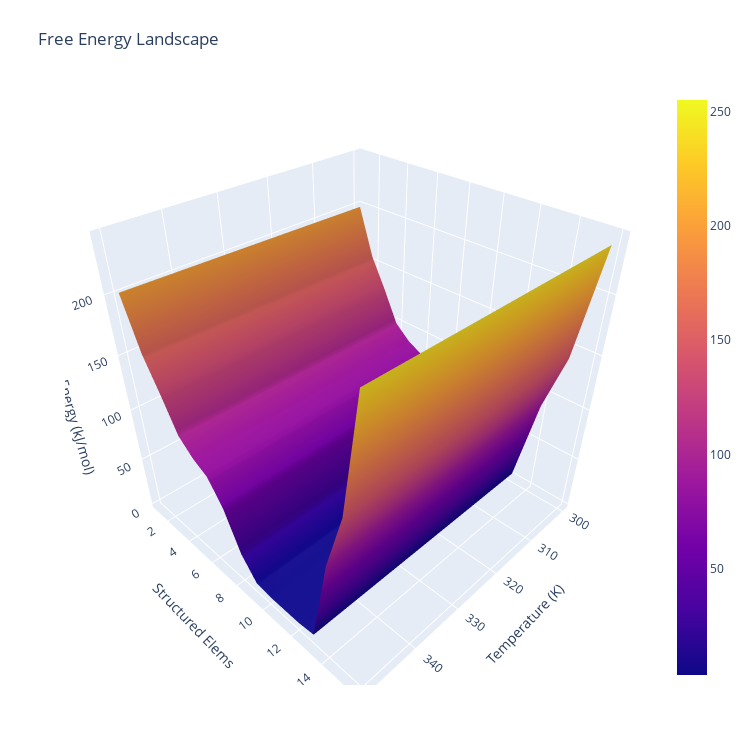

Notebook source saved alongside this figure:
### Code cell
import plotly.graph_objects as go 

z = g_vecs

fig = go.Figure(data=[go.Surface(x=g_vecs.columns, y=np.linspace(1, N_PLANES, N_PLANES), z=z.values)])
fig.update_layout(title='Free Energy Landscape',
                  scene=dict(xaxis_title='Temperature (K)', yaxis_title='Structured Elems', zaxis_title='Free Energy (kJ/mol)'),
                  width=750, height=750, autosize = False,
                  margin=dict(l=65, r=50, b=65, t=90)
                  )

### Figure 1 — Plotly figure (JSON) as saved in the notebook; plotly's stock layout.template omitted (floating-point values rounded to 4 significant figures; data arrays with more than 128 entries replaced by an {"elided": "..."} marker saying what was removed)
{"data": [{"type": "surface", "x": [300, 305, 310, 315, 320, 325, 330, 335, 340, 345, 350], "y": [1, 2, 3, 4, 5, 6, 7, 8, 9, 10, 11, 12, 13, 14, 15, 16], "z": {"elided": "17x11 float values"}}], "layout": {"autosize": false, "height": 750, "margin": {"b": 65, "l": 65, "r": 50, "t": 90}, "scene": {"xaxis": {"title": {"text": "Temperature (K)"}}, "yaxis": {"title": {"text": "Structured Elems"}}, "zaxis": {"title": {"text": "Free Energy (kJ/mol)"}}}, "title": {"text": "Free Energy Landscape"}, "width": 750}}
